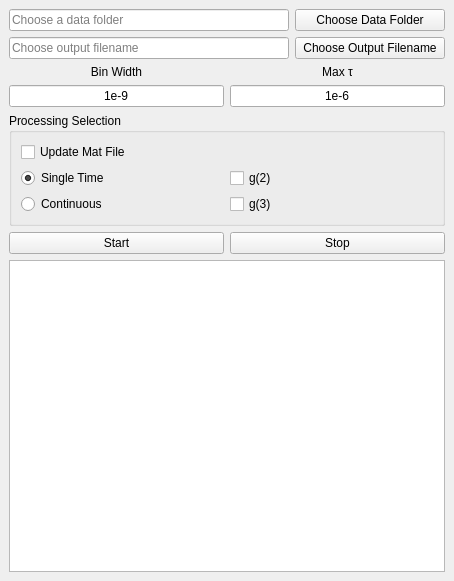
<?xml version="1.0" encoding="UTF-8"?>
<ui version="4.0">
 <class>MainWindow</class>
 <widget class="QMainWindow" name="MainWindow">
  <property name="geometry">
   <rect>
    <x>0</x>
    <y>0</y>
    <width>454</width>
    <height>581</height>
   </rect>
  </property>
  <property name="windowTitle">
   <string>MainWindow</string>
  </property>
  <widget class="QWidget" name="centralwidget">
   <layout class="QVBoxLayout" name="verticalLayout">
    <item>
     <layout class="QHBoxLayout" name="horizontalLayout">
      <item>
       <widget class="QLineEdit" name="dataFolderName">
        <property name="placeholderText">
         <string>Choose a data folder</string>
        </property>
       </widget>
      </item>
      <item>
       <widget class="QPushButton" name="getDataFolder">
        <property name="minimumSize">
         <size>
          <width>150</width>
          <height>0</height>
         </size>
        </property>
        <property name="text">
         <string>Choose Data Folder</string>
        </property>
       </widget>
      </item>
     </layout>
    </item>
    <item>
     <layout class="QHBoxLayout" name="horizontalLayout_2">
      <item>
       <widget class="QLineEdit" name="outputFilename">
        <property name="placeholderText">
         <string>Choose output filename</string>
        </property>
       </widget>
      </item>
      <item>
       <widget class="QPushButton" name="getOutputFilename">
        <property name="minimumSize">
         <size>
          <width>150</width>
          <height>0</height>
         </size>
        </property>
        <property name="text">
         <string>Choose Output Filename</string>
        </property>
       </widget>
      </item>
     </layout>
    </item>
    <item>
     <layout class="QHBoxLayout" name="horizontalLayout_3">
      <item>
       <layout class="QVBoxLayout" name="verticalLayout_3">
        <item>
         <widget class="QLabel" name="label">
          <property name="text">
           <string>Bin Width</string>
          </property>
          <property name="alignment">
           <set>Qt::AlignCenter</set>
          </property>
         </widget>
        </item>
        <item>
         <widget class="QLineEdit" name="binWidth">
          <property name="text">
           <string>1e-9</string>
          </property>
          <property name="alignment">
           <set>Qt::AlignCenter</set>
          </property>
         </widget>
        </item>
       </layout>
      </item>
      <item>
       <layout class="QVBoxLayout" name="verticalLayout_2">
        <item>
         <widget class="QLabel" name="label_2">
          <property name="text">
           <string>Max τ</string>
          </property>
          <property name="alignment">
           <set>Qt::AlignCenter</set>
          </property>
         </widget>
        </item>
        <item>
         <widget class="QLineEdit" name="maxTau">
          <property name="text">
           <string>1e-6</string>
          </property>
          <property name="alignment">
           <set>Qt::AlignCenter</set>
          </property>
         </widget>
        </item>
       </layout>
      </item>
     </layout>
    </item>
    <item>
     <widget class="QGroupBox" name="processingSelection">
      <property name="minimumSize">
       <size>
        <width>0</width>
        <height>90</height>
       </size>
      </property>
      <property name="title">
       <string>Processing Selection</string>
      </property>
      <layout class="QGridLayout" name="gridLayout">
       <item row="1" column="0">
        <widget class="QRadioButton" name="singleTimeButton">
         <property name="text">
          <string>Single Time</string>
         </property>
         <property name="checked">
          <bool>true</bool>
         </property>
        </widget>
       </item>
       <item row="4" column="0">
        <widget class="QRadioButton" name="continuousButton">
         <property name="text">
          <string>Continuous</string>
         </property>
        </widget>
       </item>
       <item row="4" column="1">
        <widget class="QCheckBox" name="g3Button">
         <property name="text">
          <string>g(3)</string>
         </property>
        </widget>
       </item>
       <item row="1" column="1">
        <widget class="QCheckBox" name="g2Button">
         <property name="text">
          <string>g(2)</string>
         </property>
        </widget>
       </item>
       <item row="0" column="0">
        <widget class="QCheckBox" name="updateButton">
         <property name="text">
          <string>Update Mat File</string>
         </property>
        </widget>
       </item>
      </layout>
     </widget>
    </item>
    <item>
     <layout class="QHBoxLayout" name="horizontalLayout_4">
      <item>
       <widget class="QPushButton" name="startButton">
        <property name="text">
         <string>Start</string>
        </property>
       </widget>
      </item>
      <item>
       <widget class="QPushButton" name="stopButton">
        <property name="text">
         <string>Stop</string>
        </property>
       </widget>
      </item>
     </layout>
    </item>
    <item>
     <widget class="QTextEdit" name="outputText">
      <property name="minimumSize">
       <size>
        <width>0</width>
        <height>300</height>
       </size>
      </property>
      <property name="readOnly">
       <bool>true</bool>
      </property>
     </widget>
    </item>
   </layout>
  </widget>
 </widget>
 <resources/>
 <connections/>
</ui>
